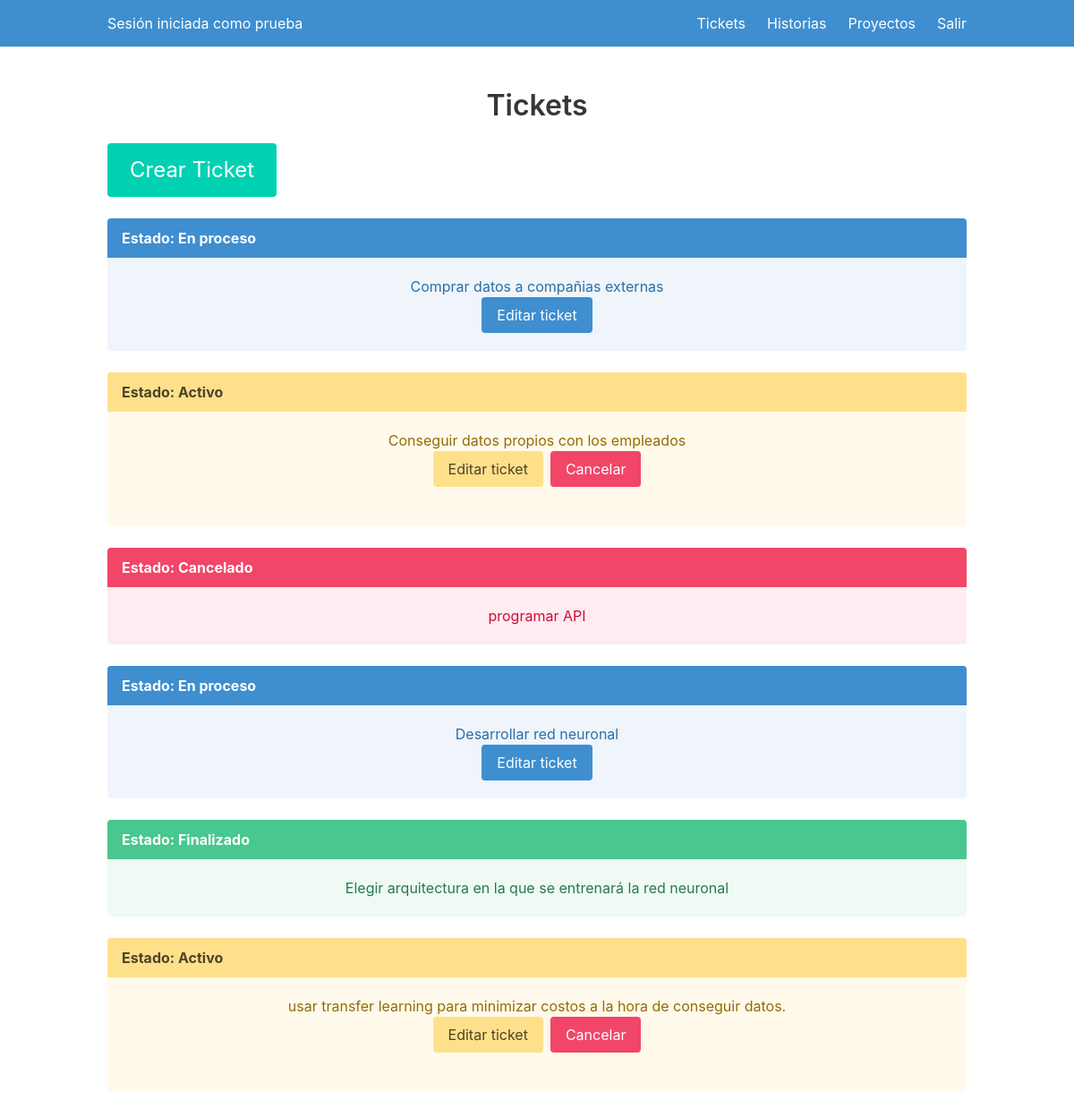
Screenshot of / (signed in) with the database file from the repository.
### models.py (models this page shows, shortened)
class Usuario(UserMixin, bd.Model):
    __tablename__ = 'Usuarios'
    Cc = bd.Column(bd.Integer, primary_key=True)
    Nombre = bd.Column(bd.String(50), unique=True)
    eMail = bd.Column(bd.String(50), unique=True)
    Nit_empresa = bd.Column(bd.Integer, bd.ForeignKey('Empresas.Nit'), nullable=False)
    Contrasena = bd.Column(bd.String(100))

class Tickets(UserMixin, bd.Model):
    __tablename__ = 'Tickets'
    Id = bd.Column(bd.Integer, primary_key=True)
    Descr = bd.Column(bd.String(500))
    Estado = bd.Column(bd.String(15), nullable=False)
    Id_Historia = bd.Column(bd.Integer, bd.ForeignKey('Historias.Id'), nullable=False)

### main.py (the view)
@main.route('/', methods=['POST','GET'])
@login_required
def index():
    if request.method == 'POST':
        if 'abre_editar' in request.form:
            id = request.form.get("id")
            tickets = Tickets.query.filter(Tickets.Id == id)
            return redirect(url_for('main.index'))
        elif 'cancelar_ticket' in request.form:
            tick_id = int(request.form.get("tick_id"))
            ticket = bd.session.query(Tickets).filter(Tickets.Id == tick_id).one()
            ticket.Estado = "Cancelado"
            bd.session.commit()
            return redirect(url_for('main.index'))
        elif 'editar_ticket' in request.form:
            tick_id = int(request.form.get("tick_id"))
            descr = request.form.get('nueva_descripcion')
            estado = request.form.get('nuevo_estado')
            id_historia = request.form.get('nueva_historia')
            ticket = bd.session.query(Tickets).filter(Tickets.Id == tick_id).one()
            ticket.Estado = estado
            ticket.Descr = descr
            ticket.Id_Historia = id_historia
            bd.session.commit()
            return redirect(url_for('main.index'))
        elif 'crear_tick' in request.form:
            descr = request.form.get('descripcion')
            estado = request.form.get('estado')
            id_historia = request.form.get('historia')
            nuevo_ticket = Tickets(Descr=descr,Estado=estado,Id_Historia=id_historia)
            bd.session.add(nuevo_ticket)
            bd.session.commit()
            bd.session.close()
            return redirect(url_for('main.index'))
        else:
            return redirect(url_for('main.index'))
    else:
        tickets = bd.session.query(Tickets).join(Historia, Tickets.Id_Historia == Historia.Id).join(Usuario, Historia.Id_Usuario==current_user.Cc)
        historias = Historia.query.filter(Historia.Id_Usuario == current_user.Cc)
        return render_template('index.html', historias=historias,tickets=tickets)

### __init__.py (called while the page is built)
def create_app():
    app = Flask(__name__)
    app.config['SECRET_KEY'] = b"'\xb2\xfe\x86T:\xd0\x8b\x94MI\xe3$\xc4\xd5\x0c"
    app.config['SQLALCHEMY_DATABASE_URI'] = 'sqlite:///BD/db.sqlite'
    bd.init_app(app)
    from .models import Empresa, Usuario, Proyecto, Historia
    login_manager = LoginManager()
    login_manager.login_view = 'auth.entrar'
    login_manager.login_message = "Se necesita estar autenticado para acceder a esta página"
    login_manager.login_message_category = "warning"
    login_manager.init_app(app)
    @login_manager.user_loader
    def load_user(user_id):
        return Usuario.query.get(int(user_id))
    from .auth import auth as auth_blueprint
    app.register_blueprint(auth_blueprint)
    from .main import main as main_blueprint
    app.register_blueprint(main_blueprint)
    return app

### templates/index.html (shortened to what this page needs)
{% extends "base.html" %}
{% block content %}
<h1 class="title">
    Tickets
</h1>
<div class="container">
    <div class="buttons">
        <button class="button is-primary is-large modal-button" data-target="modal-ticket">Crear Ticket</button>
    </div>
<div class="container">
    {% for ticket in tickets %}
        {% if ticket.Estado == "Activo" %}
            <article class="message is-warning">
                <div class="message-header">
                    <p>Estado: {{ticket.Estado}}</p>
                </div>
                <div class="message-body">
                    <p>{{ticket.Descr}}</p>
                        <div class="container">
                            <div class="buttons is-centered">
                                <button class="button is-warning is-centered modal-button" id="abre_editar" name="abre_editar" data-target="modal-editar-ticket">Editar ticket</button>
                                <form action="/" method="POST"><button class="button is-danger is-centered" id="cancelar_ticket" name="cancelar_ticket">Cancelar</button>
                                </form>
                            </div>
                </div>
            </article>
        {% elif ticket.Estado == "En proceso" %}
            <article class="message is-info">
                <div class="message-header">
                    <p>Estado: {{ticket.Estado}}</p>
                </div>
                <div class="message-body">
                    <p>{{ticket.Descr}}</p>
                    <button class="button is-info is-centered modal-button" id="abre_editar" name="abre_editar" data-target="modal-editar-ticket-proceso">Editar ticket</button>
                </div>
            </article>
        {% elif ticket.Estado == "Finalizado" %}
            <article class="message is-success">
                <div class="message-header">
                    <p>Estado: {{ticket.Estado}}</p>
                </div>
                <div class="message-body">
                    <p>{{ticket.Descr}}</p>
                </div>
            </article>
        {% elif ticket.Estado == "Cancelado" %}
            <article class="message is-danger">
                <div class="message-header">
                    <p>Estado: {{ticket.Estado}}</p>
                </div>
                <div class="message-body">
                    <p>{{ticket.Descr}}</p>
                </div>
            </article>
        {% endif %}
    {% endfor %}
</div>
{% endblock %}

### templates/base.html (shortened to what this page needs)
<!DOCTYPE html>
<html>
<head>
    <link rel="stylesheet" href="https://cdn.jsdelivr.net/npm/bulma@0.9.3/css/bulma.min.css" />
</head>
<body>
    <div class="hero-head">
        <nav class="navbar is-info">
            <div class="container">
                <div class="navbar-brand">
                    {% if current_user.is_authenticated %}
                        <div class="navbar-item">
                            Sesión iniciada como {{current_user.Nombre}}
                        </div>
                    {% endif %}
                    </div>
                <div id="navbarMenu" class="navbar-menu is-info">
                    <div class="navbar-end">
                        {% if current_user.is_authenticated %}
                            <a href="{{ url_for('main.index') }}" class="navbar-item">
                                Tickets
                            </a>
                            <a href="{{ url_for('main.historias') }}" class="navbar-item">
                                Historias
                            </a>
                            <a href="{{ url_for('main.proyectos') }}" class="navbar-item">
                                Proyectos
                            </a>
                        {% endif %}
                        {% if current_user.is_authenticated %}
                            <a href="{{ url_for('auth.salir') }}" class="navbar-item">
                                Salir
                            </a>
                        {% endif %}
                    </div>
                </div>
            </div>
        </nav>
    </div>
    <div class="hero-body">
        <div class="container has-text-centered">
            {% block content %}
            {% endblock %}
        </div>
    </div>
</body>
</html>

### rows the page displays
Usuario: Nombre "prueba"
Tickets: Estado "En proceso", Descr "Comprar datos a compañias externas"
Tickets: Estado "Activo", Descr "Conseguir datos propios con los empleados"
Tickets: Estado "Cancelado", Descr "programar API"
Tickets: Estado "En proceso", Descr "Desarrollar red neuronal"
Tickets: Estado "Finalizado", Descr "Elegir arquitectura en la que se entrenará la red neuronal"
Tickets: Estado "Activo", Descr "usar transfer learning para minimizar costos a la hora de conseguir datos."
